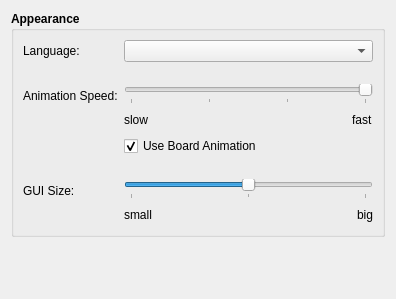
<?xml version="1.0" encoding="UTF-8"?>
<ui version="4.0">
 <class>GeneralSettings</class>
 <widget class="QWidget" name="GeneralSettings">
  <property name="geometry">
   <rect>
    <x>0</x>
    <y>0</y>
    <width>396</width>
    <height>299</height>
   </rect>
  </property>
  <property name="windowTitle">
   <string>Form</string>
  </property>
  <layout class="QVBoxLayout" name="verticalLayout_3">
   <item>
    <widget class="QGroupBox" name="groupBox">
     <property name="font">
      <font>
       <weight>75</weight>
       <bold>true</bold>
      </font>
     </property>
     <property name="locale">
      <locale language="English" country="UnitedStates"/>
     </property>
     <property name="title">
      <string>Appearance</string>
     </property>
     <property name="checkable">
      <bool>false</bool>
     </property>
     <layout class="QFormLayout" name="formLayout">
      <item row="0" column="0">
       <widget class="QLabel" name="label">
        <property name="font">
         <font>
          <weight>50</weight>
          <bold>false</bold>
         </font>
        </property>
        <property name="text">
         <string>Language:</string>
        </property>
        <property name="buddy">
         <cstring>languageComboBox</cstring>
        </property>
       </widget>
      </item>
      <item row="0" column="1">
       <widget class="QComboBox" name="languageComboBox">
        <property name="font">
         <font>
          <weight>50</weight>
          <bold>false</bold>
         </font>
        </property>
       </widget>
      </item>
      <item row="1" column="1">
       <spacer name="verticalSpacer">
        <property name="orientation">
         <enum>Qt::Vertical</enum>
        </property>
        <property name="sizeHint" stdset="0">
         <size>
          <width>20</width>
          <height>10</height>
         </size>
        </property>
       </spacer>
      </item>
      <item row="3" column="1">
       <layout class="QVBoxLayout" name="verticalLayout_2">
        <item>
         <widget class="QSlider" name="animationSpeedSlider">
          <property name="minimum">
           <number>100</number>
          </property>
          <property name="maximum">
           <number>1000</number>
          </property>
          <property name="orientation">
           <enum>Qt::Horizontal</enum>
          </property>
          <property name="invertedAppearance">
           <bool>true</bool>
          </property>
          <property name="invertedControls">
           <bool>false</bool>
          </property>
          <property name="tickPosition">
           <enum>QSlider::TicksBelow</enum>
          </property>
          <property name="tickInterval">
           <number>300</number>
          </property>
         </widget>
        </item>
        <item>
         <layout class="QHBoxLayout" name="horizontalLayout_2">
          <item>
           <widget class="QLabel" name="label_4">
            <property name="font">
             <font>
              <weight>50</weight>
              <bold>false</bold>
             </font>
            </property>
            <property name="text">
             <string>slow</string>
            </property>
           </widget>
          </item>
          <item>
           <spacer name="horizontalSpacer">
            <property name="orientation">
             <enum>Qt::Horizontal</enum>
            </property>
            <property name="sizeHint" stdset="0">
             <size>
              <width>40</width>
              <height>20</height>
             </size>
            </property>
           </spacer>
          </item>
          <item>
           <widget class="QLabel" name="label_5">
            <property name="font">
             <font>
              <weight>50</weight>
              <bold>false</bold>
             </font>
            </property>
            <property name="text">
             <string>fast</string>
            </property>
           </widget>
          </item>
         </layout>
        </item>
       </layout>
      </item>
      <item row="4" column="1">
       <widget class="QCheckBox" name="useBoardAnimation">
        <property name="font">
         <font>
          <weight>50</weight>
          <bold>false</bold>
          <kerning>true</kerning>
         </font>
        </property>
        <property name="text">
         <string>Use Board Animation</string>
        </property>
        <property name="checked">
         <bool>true</bool>
        </property>
        <property name="tristate">
         <bool>false</bool>
        </property>
       </widget>
      </item>
      <item row="5" column="1">
       <spacer name="verticalSpacer_2">
        <property name="orientation">
         <enum>Qt::Vertical</enum>
        </property>
        <property name="sizeHint" stdset="0">
         <size>
          <width>20</width>
          <height>11</height>
         </size>
        </property>
       </spacer>
      </item>
      <item row="7" column="1">
       <layout class="QVBoxLayout" name="verticalLayout">
        <item>
         <widget class="QSlider" name="guiSizeSlider">
          <property name="minimum">
           <number>1</number>
          </property>
          <property name="maximum">
           <number>3</number>
          </property>
          <property name="value">
           <number>2</number>
          </property>
          <property name="orientation">
           <enum>Qt::Horizontal</enum>
          </property>
          <property name="tickPosition">
           <enum>QSlider::TicksBelow</enum>
          </property>
          <property name="tickInterval">
           <number>1</number>
          </property>
         </widget>
        </item>
        <item>
         <layout class="QHBoxLayout" name="horizontalLayout">
          <item>
           <widget class="QLabel" name="label_6">
            <property name="font">
             <font>
              <weight>50</weight>
              <bold>false</bold>
             </font>
            </property>
            <property name="text">
             <string>small</string>
            </property>
           </widget>
          </item>
          <item>
           <spacer name="horizontalSpacer_2">
            <property name="orientation">
             <enum>Qt::Horizontal</enum>
            </property>
            <property name="sizeHint" stdset="0">
             <size>
              <width>40</width>
              <height>20</height>
             </size>
            </property>
           </spacer>
          </item>
          <item>
           <widget class="QLabel" name="label_7">
            <property name="font">
             <font>
              <weight>50</weight>
              <bold>false</bold>
             </font>
            </property>
            <property name="text">
             <string>big</string>
            </property>
           </widget>
          </item>
         </layout>
        </item>
       </layout>
      </item>
      <item row="3" column="0">
       <widget class="QLabel" name="label_3">
        <property name="font">
         <font>
          <weight>50</weight>
          <bold>false</bold>
         </font>
        </property>
        <property name="text">
         <string>Animation Speed:</string>
        </property>
        <property name="buddy">
         <cstring>animationSpeedSlider</cstring>
        </property>
       </widget>
      </item>
      <item row="7" column="0">
       <widget class="QLabel" name="label_2">
        <property name="font">
         <font>
          <weight>50</weight>
          <bold>false</bold>
         </font>
        </property>
        <property name="text">
         <string>GUI Size:</string>
        </property>
        <property name="buddy">
         <cstring>guiSizeSlider</cstring>
        </property>
       </widget>
      </item>
     </layout>
    </widget>
   </item>
   <item>
    <spacer name="verticalSpacer_3">
     <property name="orientation">
      <enum>Qt::Vertical</enum>
     </property>
     <property name="sizeHint" stdset="0">
      <size>
       <width>20</width>
       <height>40</height>
      </size>
     </property>
    </spacer>
   </item>
  </layout>
 </widget>
 <resources/>
 <connections>
  <connection>
   <sender>languageComboBox</sender>
   <signal>currentIndexChanged(QString)</signal>
   <receiver>GeneralSettings</receiver>
   <slot>settingsChanged()</slot>
   <hints>
    <hint type="sourcelabel">
     <x>165</x>
     <y>54</y>
    </hint>
    <hint type="destinationlabel">
     <x>149</x>
     <y>1</y>
    </hint>
   </hints>
  </connection>
  <connection>
   <sender>animationSpeedSlider</sender>
   <signal>valueChanged(int)</signal>
   <receiver>GeneralSettings</receiver>
   <slot>settingsChanged()</slot>
   <hints>
    <hint type="sourcelabel">
     <x>228</x>
     <y>101</y>
    </hint>
    <hint type="destinationlabel">
     <x>395</x>
     <y>99</y>
    </hint>
   </hints>
  </connection>
  <connection>
   <sender>guiSizeSlider</sender>
   <signal>valueChanged(int)</signal>
   <receiver>GeneralSettings</receiver>
   <slot>settingsChanged()</slot>
   <hints>
    <hint type="sourcelabel">
     <x>348</x>
     <y>200</y>
    </hint>
    <hint type="destinationlabel">
     <x>395</x>
     <y>206</y>
    </hint>
   </hints>
  </connection>
  <connection>
   <sender>useBoardAnimation</sender>
   <signal>toggled(bool)</signal>
   <receiver>GeneralSettings</receiver>
   <slot>settingsChanged()</slot>
   <hints>
    <hint type="sourcelabel">
     <x>291</x>
     <y>155</y>
    </hint>
    <hint type="destinationlabel">
     <x>394</x>
     <y>162</y>
    </hint>
   </hints>
  </connection>
 </connections>
 <slots>
  <slot>settingsChanged()</slot>
 </slots>
</ui>
